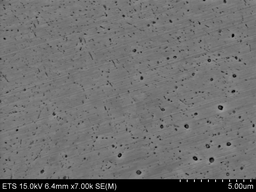
#> input picture micro/Stereology/AISI4340-700C/2015_09_10_700(10)_q015.tif, 256 x 192 px, shrunk from 1280 x 960 before the run
$ jupyter execute kmeans_quanti_pipeline.ipynb   (shell and % lines are left out)
#> lines starting #> are read from the running program, lines starting #| are printed output that depends on the picture; after the words box and inside, x2 and y2 are one past the last pixel; in counts of white or black regions, pixels touching at a corner belong together
### micro/kmeans_segmentation.py
import numpy as np
import matplotlib.pyplot as plt
import cv2
from cv2 import findContours, drawContours

from sklearn import cluster
from scipy.ndimage.morphology import binary_fill_holes
from skimage.io import imread
from skimage.measure import label

def prepare_image(im_name, path="./Stereology/AISI4340-700C/", crop=65):
    """ This is a specific function for microstructure images, it removes
        the information band found on electron microscope images """
#> called with im_name = '2015_09_10_700(10)_q015.tif', path = './Stereology/AISI4340-700C/', crop = 65
    # If this was to become a method, should be renamed
    full_name = path + im_name
    image = imread(full_name)
#> image is the input picture: shape (192, 256); min 0, max 244, mean 110.3
    return image[:-crop, :]
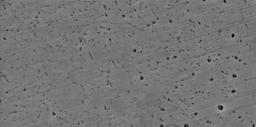
#> returned value: shape (127, 256); min 0, max 154, mean 117.2

def k_means_segmentation(image, n_clusters=3, n_init=1):
    X = image.reshape((-1,1))
    k_means = cluster.KMeans(n_clusters=n_clusters, n_init=n_init)
    k_means.fit(X)
    print("Results calculated: {0} clusters, {1} centroid initializations".format(n_clusters, n_init))
    # get centroids values
    vals = k_means.cluster_centers_.squeeze()
    # get labels
    labs = k_means.labels_
    # attribute centroid values to calculated labels
    try:
        im_compressed = np.choose(labs, vals)
        # np.choose uses np.broadcast that does not accept more than 32 arrays
        # if more are passed will throw a ValueError exception
    except ValueError:
        im_compressed = np.zeros(labs.shape)
        for idx, centroid_position in enumerate(vals):
            im_compressed[labs == idx] = centroid_position

    return im_compressed.reshape(image.shape)

def plot_single_image(image, cmap='gray'):
    fig = plt.figure(figsize=(8,8))
    ax = fig.add_subplot(1, 1, 1)
    ax.imshow(image, cmap=cmap, interpolation='nearest')
    ax.set_xticks([])
    ax.set_yticks([])
    ax.axis('image')
    return fig, ax

def binarize_image(compressed, threshold=70):
    return np.array(np.where(compressed > threshold, 0, 255), dtype=np.uint8)

# [5 lines left out: function find_particles, not called in this run]

def draw_particle_contours(compressed, original, threshold=70, figsize=8):
    blob = binarize_image(compressed, threshold)
    im2, contours, hierarchy = findContours(blob, cv2.RETR_EXTERNAL,cv2.CHAIN_APPROX_NONE)
    fig = plt.figure(figsize=(figsize,figsize))
    ax = fig.add_subplot(1,1,1)
    ax.imshow(drawContours(original.copy(), contours, -1, (0,255,0), 3), cmap='gray', interpolation='nearest')
    ax.set_xticks([])
    ax.set_yticks([])
    ax.axis('image')

# [6 lines that do not run on import are left out]


### micro/kmeans_quanti_pipeline.ipynb
[cell 1]
import numpy as np
import matplotlib.pyplot as plt
import skimage
import kmeans_segmentation as kseg

from skimage import feature, measure
from skimage.measure import label
from skimage.io import imread, imshow
from skimage.morphology import binary_closing
from scipy.ndimage.morphology import binary_fill_holes

from scipy import ndimage

[cell 2]
from skimage.filters import gaussian

image_name = "2015_09_10_700(10)_q015.tif"
mic = kseg.prepare_image(image_name)
fig, ax = kseg.plot_single_image(mic)
ax.set_title('4340 tempered at 700C -- original')
fig, ax = kseg.plot_single_image(gaussian(mic, sigma=1))
ax.set_title('4340 tempered at 700C -- blurred')
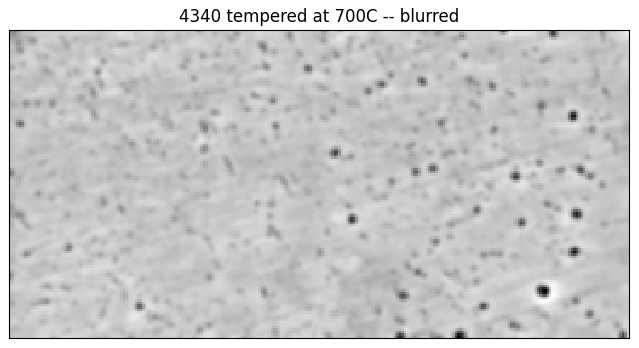
#> figure drawn by matplotlib, 1 panel

[cell 3]
mic = gaussian(mic, sigma=1)
comp_mic_nc3 = kseg.k_means_segmentation(mic, n_clusters=3, n_init=5)
fig, ax = kseg.plot_single_image(comp_mic_nc3, cmap='viridis')
ax.set_title("4340 tempered at 700C, compression 3 clusters, ran 5 times")

[cell 4]
comp_mic_nc5 = kseg.k_means_segmentation(mic, n_clusters=5, n_init=5)
fig, ax = kseg.plot_single_image(comp_mic_nc5, cmap='viridis')
ax.set_title("4340 tempered at 700C, compression 5 clusters, ran 5 times")

[cell 5]
comp_mic_nc8 = kseg.k_means_segmentation(mic, n_clusters=8, n_init=5)
fig, ax = kseg.plot_single_image(comp_mic_nc8, cmap='viridis')
ax.set_title("4340 tempered at 700C, compression 8 clusters, ran 5 times")

[cell 6]
comp_mic_nc16 = kseg.k_means_segmentation(mic, n_clusters=16, n_init=5)
fig, ax = kseg.plot_single_image(comp_mic_nc16, cmap='viridis')
ax.set_title("4340 tempered at 700C, compression 16 clusters, ran 5 times")

[cell 7]
reload(kseg)
comp_mic_nc32 = kseg.k_means_segmentation(mic, n_clusters=32, n_init=5)
fig, ax = kseg.plot_single_image(comp_mic_nc32, cmap='viridis')
ax.set_title("4340 tempered at 700C, compression 32 clusters, ran 5 times")

[cell 8]
from skimage.exposure import histogram
fig = plt.figure(figsize=(8,8))
ax = fig.add_subplot(1,1,1)
im_hist = ax.hist(comp_mic_nc32.ravel(), 256)
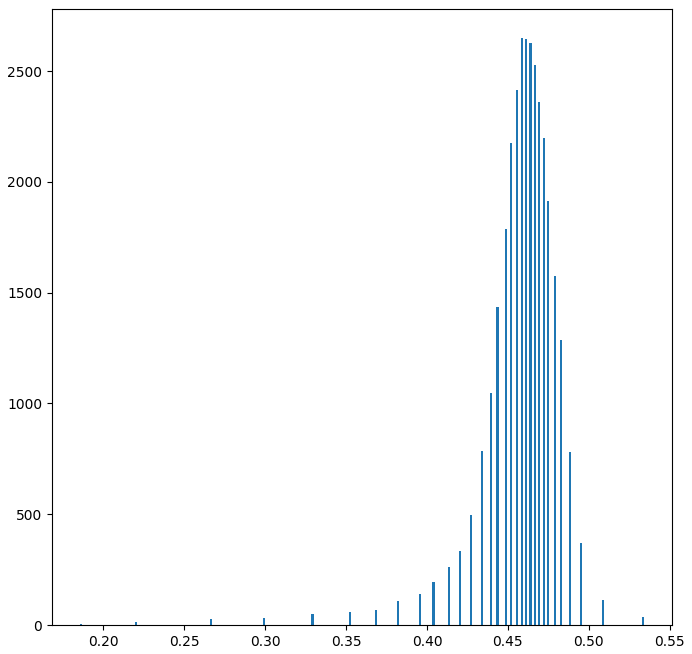
#> figure drawn by matplotlib, 1 panel; tallest bar 2648 high, from x = 0.458 to 0.459

[cell 9]
bin_mic_nc32 = kseg.binarize_image(comp_mic_nc32, threshold=0.4)
#> in binarize_image, `return np.array(np.where(compressed > threshold, 0, 255), dtype=np.uin..`:
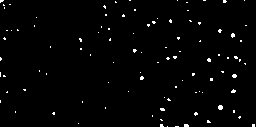
#> returned value: shape (127, 256); 1.5% white in thin lines or dots
kseg.plot_single_image(bin_mic_nc32)

[cell 10]
reload(kseg)
kseg.draw_particle_contours(comp_mic_nc32, mic, threshold=0.4, figsize=12)
#> in draw_particle_contours, `im2, contours, hierarchy = findContours(blob, cv2.RETR_EXTERNAL,cv2.CH..`: contours = 99 contours, all with area under 20
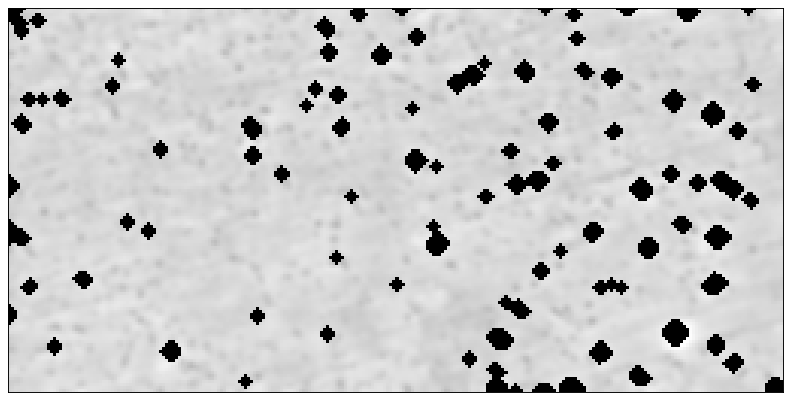
#> figure drawn by matplotlib, 1 panel

[cell 11]
kseg.draw_particle_contours(comp_mic_nc32, mic, threshold=0.38, figsize=12)
#> call 3 of binarize_image, with threshold = 0.38
#> in binarize_image (call 3), `return np.array(np.where(compressed > threshold, 0, 255), dtype=np.uin..`:
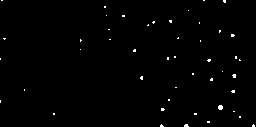
#> returned value: shape (127, 256); 0.77% white in thin lines or dots
#> in draw_particle_contours (call 2), `im2, contours, hierarchy = findContours(blob, cv2.RETR_EXTERNAL,cv2.CH..`: contours = 47 contours, all with area under 20
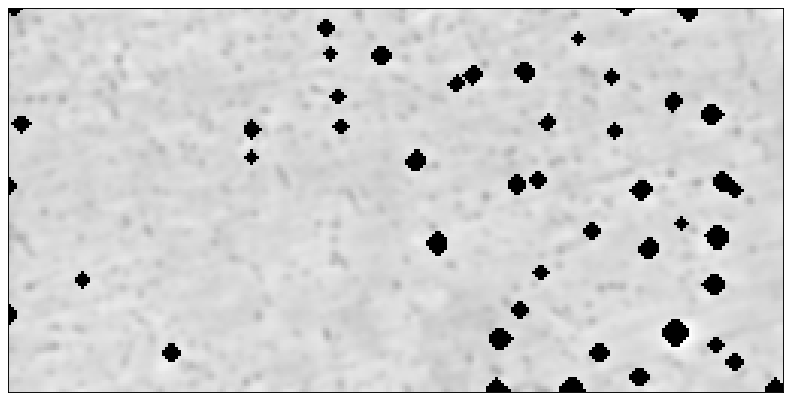
#> figure drawn by matplotlib, 1 panel

$ run again, with micro/Stereology/AISI4340-700C/2015 09 10_700(10)_q014.tif copied over micro/Stereology/AISI4340-700C/2015_09_10_700(10)_q015.tif
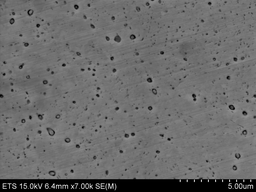
#> input picture micro/Stereology/AISI4340-700C/2015 09 10_700(10)_q014.tif, 256 x 192 px, shrunk from 1280 x 960 before the run
#> in prepare_image, image is the input picture: shape (192, 256); min 0, max 244, mean 107
#> in binarize_image, `return np.array(np.where(compressed > threshold, 0, 255), dtype=np.uin..`:
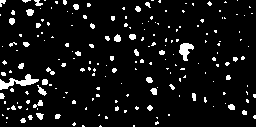
#> returned value: shape (127, 256); 7.3% white; 195 white regions (161 under 20 px)
#> contours = 195 contours, 180 with area under 20; largest, box (x1, y1, x2, y2) and area: (0, 74, 39, 90) 188, (179, 43, 194, 61) 126, (37, 85, 47, 96) 33, (26, 9, 34, 16) 32, (114, 34, 121, 42) 32
#> contours = 134 contours, 126 with area under 20; largest, box (x1, y1, x2, y2) and area: (180, 44, 188, 56) 52, (114, 35, 121, 42) 29, (27, 9, 34, 16) 29, (129, 34, 136, 40) 24, (151, 88, 157, 95) 24, (37, 113, 43, 120) 22, (9, 18, 15, 25) 22, (42, 79, 48, 85) 20
#> `[cell 11] kseg.draw_particle_contours(comp_mic_nc32, mic, threshold=0...`:
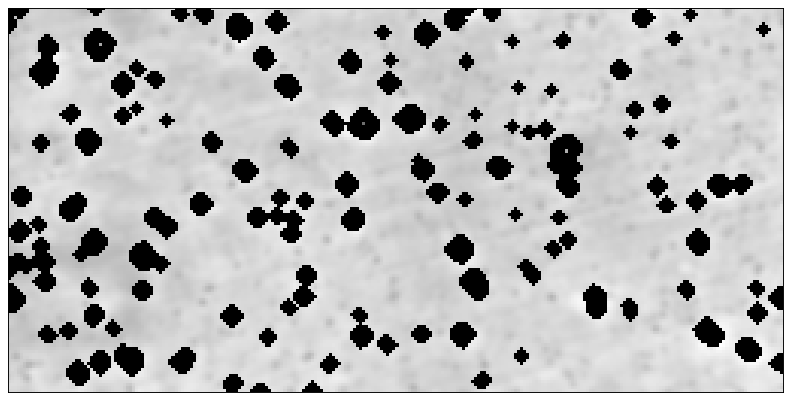
#> figure drawn by matplotlib, 1 panel

$ run again, with micro/Stereology/AISI4340-700C/2015 09 10_700(10)_q016.tif copied over micro/Stereology/AISI4340-700C/2015_09_10_700(10)_q015.tif
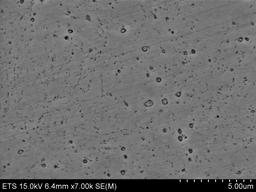
#> input picture micro/Stereology/AISI4340-700C/2015 09 10_700(10)_q016.tif, 256 x 192 px, shrunk from 1280 x 960 before the run
#> in prepare_image, image is the input picture: shape (192, 256); min 0, max 244, mean 110.3
#> in binarize_image, `return np.array(np.where(compressed > threshold, 0, 255), dtype=np.uin..`:
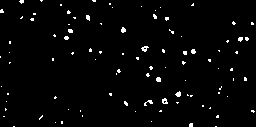
#> returned value: shape (127, 256); 2.2% white in thin lines or dots
#> contours = 95 contours, all with area under 20
#> contours = 74 contours, all with area under 20
#> `[cell 11] kseg.draw_particle_contours(comp_mic_nc32, mic, threshold=0...`:
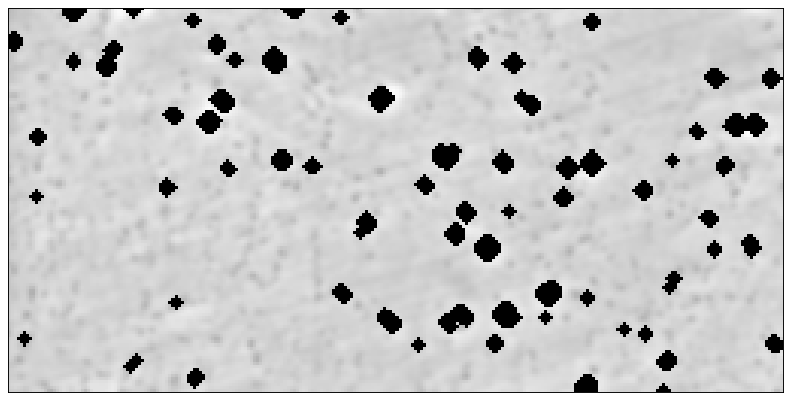
#> figure drawn by matplotlib, 1 panel

$ run again, with micro/Stereology/AISI4340-700C/2015 09 10_700(10)_q017.tif copied over micro/Stereology/AISI4340-700C/2015_09_10_700(10)_q015.tif
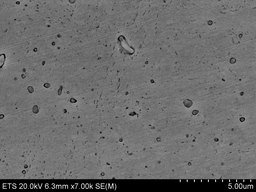
#> input picture micro/Stereology/AISI4340-700C/2015 09 10_700(10)_q017.tif, 256 x 192 px, shrunk from 1280 x 960 before the run
#> in prepare_image, image is the input picture: shape (192, 256); min 0, max 244, mean 107.7
#> contours = 139 contours, 126 with area under 20; largest, box (x1, y1, x2, y2) and area: (117, 35, 134, 56) 92, (183, 99, 193, 108) 52, (32, 104, 39, 114) 47, (27, 86, 34, 94) 34, (57, 85, 64, 95) 34
#> contours = 77 contours, 66 with area under 20; largest, box (x1, y1, x2, y2) and area: (183, 99, 192, 108) 40, (32, 105, 39, 114) 40, (117, 35, 126, 45) 35, (27, 86, 34, 93) 30, (57, 85, 63, 95) 28
#> `[cell 11] kseg.draw_particle_contours(comp_mic_nc32, mic, threshold=0...`:
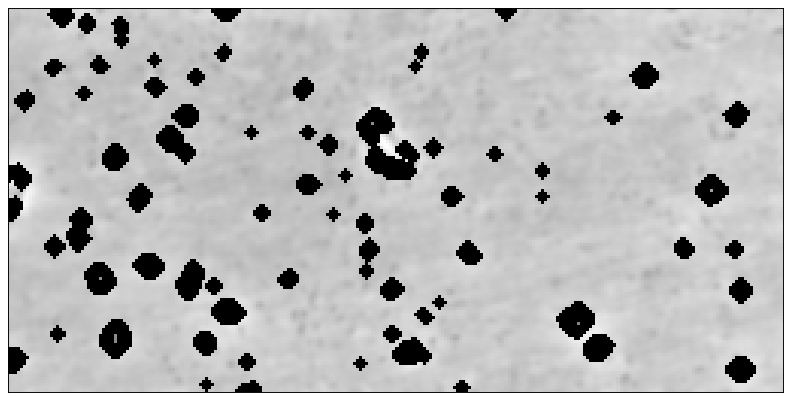
#> figure drawn by matplotlib, 1 panel
